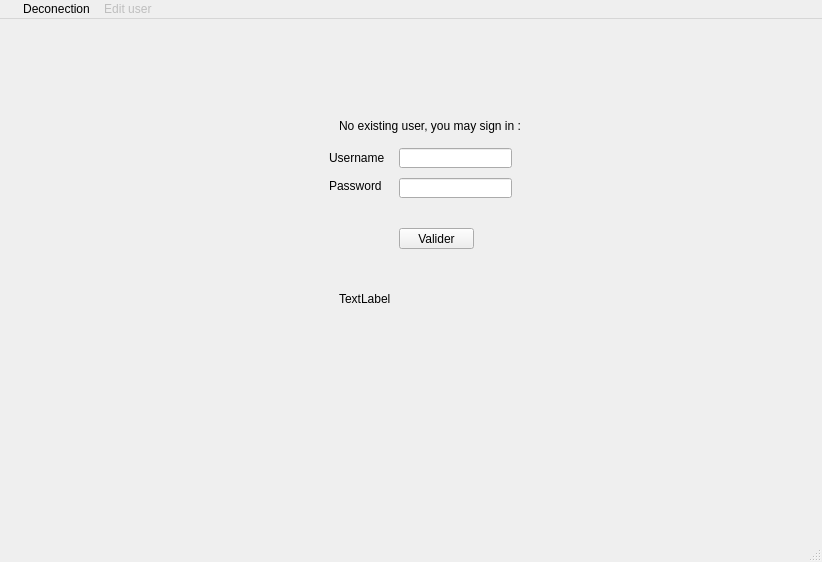
<?xml version="1.0" encoding="UTF-8"?>
<ui version="4.0">
 <class>MainWindow</class>
 <widget class="QMainWindow" name="MainWindow">
  <property name="geometry">
   <rect>
    <x>0</x>
    <y>0</y>
    <width>822</width>
    <height>562</height>
   </rect>
  </property>
  <property name="windowTitle">
   <string>MainWindow</string>
  </property>
  <widget class="QWidget" name="centralwidget">
   <layout class="QGridLayout" name="gridLayout_2">
    <item row="0" column="0">
     <widget class="QStackedWidget" name="stackedWidget">
      <property name="currentIndex">
       <number>2</number>
      </property>
      <widget class="QWidget" name="pageConection">
       <widget class="QWidget" name="gridLayoutWidget">
        <property name="geometry">
         <rect>
          <x>260</x>
          <y>150</y>
          <width>160</width>
          <height>154</height>
         </rect>
        </property>
        <layout class="QGridLayout" name="gridLayout">
         <item row="2" column="0">
          <widget class="QLabel" name="label">
           <property name="text">
            <string>Login</string>
           </property>
          </widget>
         </item>
         <item row="3" column="0">
          <widget class="QLineEdit" name="LE_login"/>
         </item>
         <item row="4" column="0">
          <widget class="QLabel" name="label_2">
           <property name="text">
            <string>Password</string>
           </property>
          </widget>
         </item>
         <item row="6" column="0">
          <widget class="QPushButton" name="PB_conexion">
           <property name="text">
            <string>conexion</string>
           </property>
           <property name="autoDefault">
            <bool>false</bool>
           </property>
          </widget>
         </item>
         <item row="5" column="0">
          <widget class="QLineEdit" name="LE_password"/>
         </item>
         <item row="7" column="0">
          <widget class="QLabel" name="TL_errorLogin">
           <property name="text">
            <string>TextLabel</string>
           </property>
          </widget>
         </item>
        </layout>
       </widget>
      </widget>
      <widget class="QWidget" name="pageAcceuil">
       <widget class="QComboBox" name="CB_profile">
        <property name="geometry">
         <rect>
          <x>75</x>
          <y>40</y>
          <width>141</width>
          <height>21</height>
         </rect>
        </property>
       </widget>
       <widget class="QLabel" name="label_7">
        <property name="geometry">
         <rect>
          <x>10</x>
          <y>0</y>
          <width>61</width>
          <height>16</height>
         </rect>
        </property>
        <property name="text">
         <string>User name :</string>
        </property>
       </widget>
       <widget class="QTableView" name="tableView">
        <property name="geometry">
         <rect>
          <x>10</x>
          <y>70</y>
          <width>441</width>
          <height>301</height>
         </rect>
        </property>
       </widget>
       <widget class="QLabel" name="label_8">
        <property name="geometry">
         <rect>
          <x>30</x>
          <y>40</y>
          <width>41</width>
          <height>16</height>
         </rect>
        </property>
        <property name="text">
         <string>Profile :</string>
        </property>
       </widget>
       <widget class="QLabel" name="label_9">
        <property name="geometry">
         <rect>
          <x>42</x>
          <y>20</y>
          <width>31</width>
          <height>16</height>
         </rect>
        </property>
        <property name="autoFillBackground">
         <bool>false</bool>
        </property>
        <property name="text">
         <string>Role :</string>
        </property>
       </widget>
       <widget class="QLabel" name="TL_userNameAcceuil">
        <property name="geometry">
         <rect>
          <x>75</x>
          <y>0</y>
          <width>211</width>
          <height>16</height>
         </rect>
        </property>
        <property name="text">
         <string>TextLabel</string>
        </property>
       </widget>
       <widget class="QLabel" name="TL_roleAcceuil">
        <property name="geometry">
         <rect>
          <x>75</x>
          <y>20</y>
          <width>211</width>
          <height>16</height>
         </rect>
        </property>
        <property name="text">
         <string>TextLabel</string>
        </property>
       </widget>
      </widget>
      <widget class="QWidget" name="pageCreeUser">
       <widget class="QLineEdit" name="LE_userNameCree">
        <property name="geometry">
         <rect>
          <x>390</x>
          <y>120</y>
          <width>113</width>
          <height>20</height>
         </rect>
        </property>
       </widget>
       <widget class="QLabel" name="label_3">
        <property name="geometry">
         <rect>
          <x>330</x>
          <y>90</y>
          <width>221</width>
          <height>16</height>
         </rect>
        </property>
        <property name="text">
         <string>No existing user, you may sign in :</string>
        </property>
       </widget>
       <widget class="QLabel" name="label_4">
        <property name="geometry">
         <rect>
          <x>320</x>
          <y>120</y>
          <width>61</width>
          <height>20</height>
         </rect>
        </property>
        <property name="text">
         <string>Username</string>
        </property>
       </widget>
       <widget class="QLabel" name="label_5">
        <property name="geometry">
         <rect>
          <x>320</x>
          <y>150</y>
          <width>61</width>
          <height>16</height>
         </rect>
        </property>
        <property name="text">
         <string>Password</string>
        </property>
       </widget>
       <widget class="QLineEdit" name="LE_passwordCree">
        <property name="geometry">
         <rect>
          <x>390</x>
          <y>150</y>
          <width>113</width>
          <height>20</height>
         </rect>
        </property>
       </widget>
       <widget class="QPushButton" name="PB_cree">
        <property name="geometry">
         <rect>
          <x>390</x>
          <y>200</y>
          <width>75</width>
          <height>21</height>
         </rect>
        </property>
        <property name="text">
         <string>Valider</string>
        </property>
       </widget>
       <widget class="QLabel" name="TL_errorCreate">
        <property name="enabled">
         <bool>true</bool>
        </property>
        <property name="geometry">
         <rect>
          <x>330</x>
          <y>250</y>
          <width>111</width>
          <height>41</height>
         </rect>
        </property>
        <property name="text">
         <string>TextLabel</string>
        </property>
       </widget>
      </widget>
     </widget>
    </item>
   </layout>
  </widget>
  <widget class="QMenuBar" name="menubar">
   <property name="geometry">
    <rect>
     <x>0</x>
     <y>0</y>
     <width>822</width>
     <height>22</height>
    </rect>
   </property>
   <widget class="QMenu" name="menu">
    <property name="title">
     <string/>
    </property>
   </widget>
   <widget class="QMenu" name="menuDeconection">
    <property name="title">
     <string>Deconection</string>
    </property>
    <addaction name="actionQuit"/>
   </widget>
   <widget class="QMenu" name="menuEditUser">
    <property name="enabled">
     <bool>false</bool>
    </property>
    <property name="title">
     <string>Edit user </string>
    </property>
    <addaction name="actionCreate_User"/>
    <addaction name="actionRemove_User"/>
    <addaction name="actionAdd_profile"/>
    <addaction name="actionRemove_profile"/>
    <addaction name="actionShow_all"/>
   </widget>
   <addaction name="menu"/>
   <addaction name="menuDeconection"/>
   <addaction name="menuEditUser"/>
  </widget>
  <widget class="QStatusBar" name="statusbar"/>
  <action name="actionCreate_User">
   <property name="text">
    <string>Create</string>
   </property>
  </action>
  <action name="actionRemove_User">
   <property name="text">
    <string>Remove</string>
   </property>
  </action>
  <action name="actionAdd_profile">
   <property name="text">
    <string>Add profile</string>
   </property>
  </action>
  <action name="actionRemove_profile">
   <property name="text">
    <string>Remove profile</string>
   </property>
  </action>
  <action name="actionShow_all">
   <property name="text">
    <string>Show all</string>
   </property>
  </action>
  <action name="actionQuit">
   <property name="text">
    <string>Quit</string>
   </property>
  </action>
 </widget>
 <resources/>
 <connections/>
</ui>
